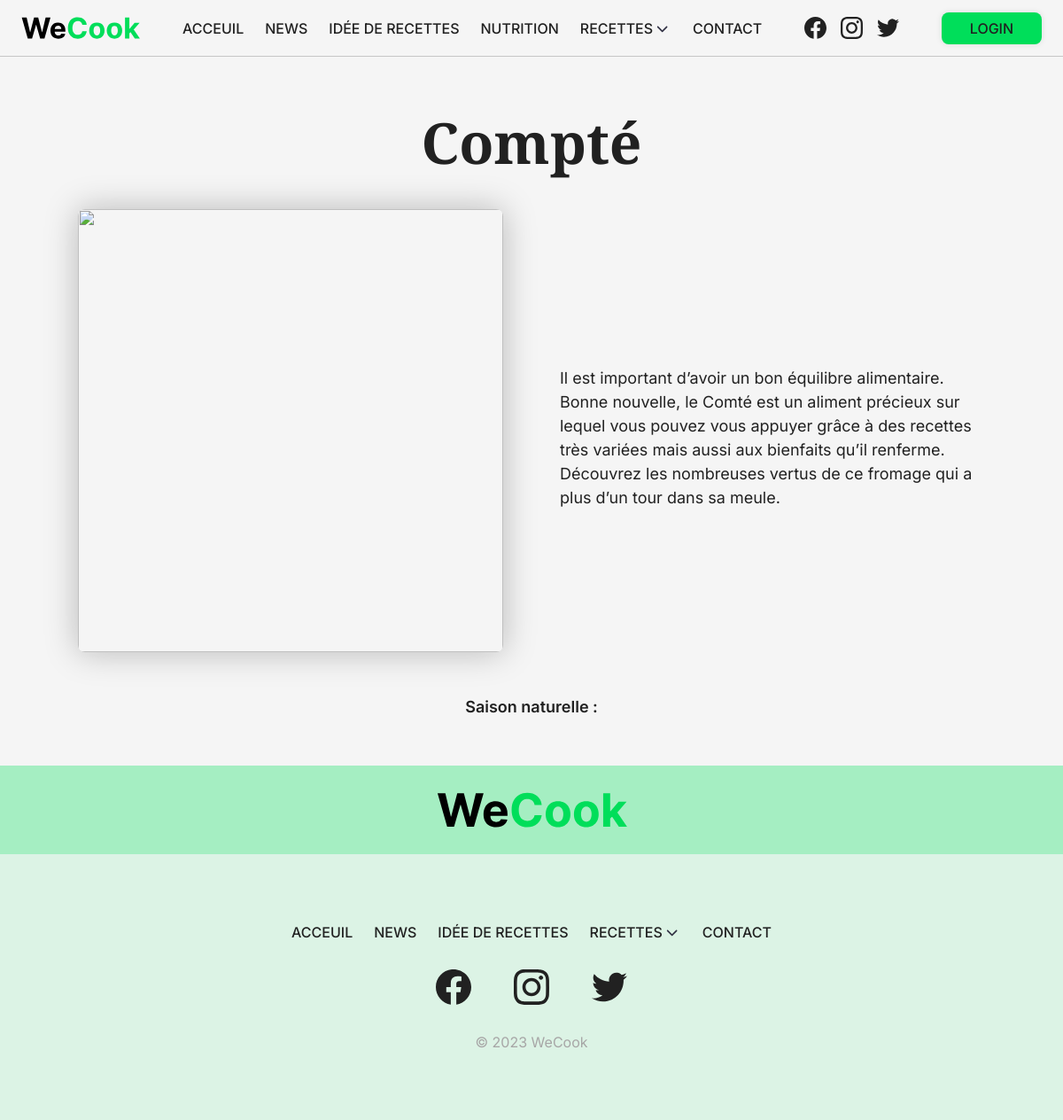
Page /public/ingredient/21 on the committed database.
### tables this page shows
CREATE TABLE Ingredient (
        id INTEGER PRIMARY KEY AUTO_INCREMENT,
        nom TEXT NOT NULL,
        description TEXT NOT NULL,
        saison TEXT NOT NULL,
        image TEXT NOT NULL

        );

### app/controllers/Ingredient.php (called while the page is built, shortened)
<?php
class Ingredient
{
    public function index()
    {
        $URL = $_GET['url'];
        $URL = explode("/", trim($URL, "/"));
        $id = $URL[1];
        $model = new IngredientModel;
        $data = $model->getById($id);
        $this->view("ingredient", $data);
    }
}

### app/core/App.php (called while the page is built, shortened)
<?php
require_once "Database.php";
class App
{
	private $method = 'index';
	public function splitURL()
	{
		$URL = $_GET['url'] ?? 'home';
		$URL = explode("/", trim($URL, "/"));
		return $URL;
	}
	public function loadController()
	{
		$URL = $this->splitURL();
		$filename = "../app/controllers/" . ucfirst($URL[0]) . ".php";
		if (file_exists($filename)) {
			unset($URL[0]);
		} else {
			$filename = "../app/controllers/_404.php";
			require $filename;
			$this->controller = "_404";
		}
		$controller = new $this->controller;
		call_user_func_array([$controller, $this->method], $URL);
	}
}

### public/index.php (called while the page is built, shortened)
<?php
$app = new App;
$app->loadController();

### app/core/Database.php (called while the page is built, shortened)
<?php
trait Database
{
	private function connect()
	{
		try {
			$string = "mysql:hostname=" . DBHOST . ";dbname=" . DBNAME;
			$con = new PDO($string, DBUSER, DBPASS);
		} catch (PDOException $e) {
			echo 'Échec de la connexion : ' . $e->getMessage();
			$con = null;
		}
		return $con;
	}
	public function get_row($query, $data = [])
	{
		$con = $this->connect();
		$stm = $con->prepare($query);
		$check = $stm->execute($data);
		if ($check) {
			$result = $stm->fetchAll(PDO::FETCH_OBJ);
			if (is_array($result) && count($result)) {
				return $result[0];
			}
		}
		return false;
	}
}

### app/core/Model.php (called while the page is built, shortened)
<?php
trait Model
{
	public function getById($id)
	{
		$query = "select * from $this->table where id = :id";
		$data = array("id" => $id);
		return $this->get_row($query, $data);
	}
}

### app/views/ingredient.view.php (the view)
<?php
require_once "shared/mainLayout.php";
require_once "shared/main.php";
class IngredientView
{
    private $data;
    public function __construct($data)
    {
        $this->data = $data;
    }
    public function display()
    {
        $main = new MainLayout();
        function content($data)
        {
?>
            <div class="ingredient-page">
                <h1>
                    <?php echo $data->nom; ?>
                </h1>
                <div class="ing-head">
                    <img src="<?php echo $data->image; ?>" alt="">
                    <p>
                        <?php echo $data->description; ?>
                    </p>
                </div>
                <p class="season"><span>
                        Saison naturelle :
                    </span> <?php if ($data->saison == "") {
                                echo "Disponible tout le temps";
                            } else {
                                echo $data->saison == "";
                            }
                            ?></p>
            </div>
<?php
        };
        $pass = $this->data;
        $main->displayLayout("ingredient", function () use ($pass) {
            return
                content($pass);
        });
    }
}

### public/assets/css/style.css (style rules this page uses)
* { margin: 0; padding: 0; box-sizing: border-box; font-family: "Inter", sans-serif; -webkit-user-drag: none; color: rgb(var(--dark)); }
body { overflow-x: hidden; background-color: rgb(var(--bg)); }
.ingredient-page { width: 100vw; min-height: 100vh; display: flex; flex-direction: column; align-items: center; justify-content: center; gap: 32px; }
.ingredient-page h1 { font-family: "Playfair Display", serif; font-size: 64px; }
.ingredient-page img { width: 40vw; height: 500px; object-fit: cover; border-radius: 8px; margin-bottom: 16px; box-shadow: 0px 0px 37px 0px rgba(0, 0, 0, 0.25); -webkit-box-shadow: 0px 0px 37px 0px rgba(0, 0, 0, 0.25); -moz-box-shadow: 0px 0px 37px 0px rgba(0, 0, 0, 0.25); }
.ingredient-page p { width: 40vw; font-size: 18px; line-height: 1.5; }
.ing-head { display: flex; align-items: center; justify-content: center; gap: 64px; }
.season { text-align: center; }
.season span { font-size: 18px; font-weight: 600; }

### rows in the picture
ingredient: nom "Compté", description "Il est important d’avoir un bon équilibre alimentaire. Bonne nouvelle, le Comté est un aliment précieux sur lequel vous pouvez vous appuyer grâce à des recettes très variées mais aussi aux bienfaits qu’il renferme. Découvrez les nombreuses vertus de ce fromage qui a plus d’un tour dans sa meule."
